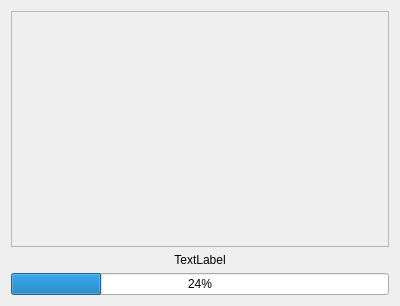
<?xml version="1.0" encoding="UTF-8"?>
<ui version="4.0">
 <class>ThemeProgressDialog</class>
 <widget class="QDialog" name="ThemeProgressDialog">
  <property name="geometry">
   <rect>
    <x>0</x>
    <y>0</y>
    <width>400</width>
    <height>306</height>
   </rect>
  </property>
  <property name="windowTitle">
   <string>Recreating Theme Thumbnails</string>
  </property>
  <layout class="QVBoxLayout" name="verticalLayout">
   <item>
    <widget class="QFrame" name="frame">
     <property name="sizePolicy">
      <sizepolicy hsizetype="Preferred" vsizetype="Expanding">
       <horstretch>0</horstretch>
       <verstretch>0</verstretch>
      </sizepolicy>
     </property>
     <property name="frameShape">
      <enum>QFrame::StyledPanel</enum>
     </property>
     <property name="frameShadow">
      <enum>QFrame::Raised</enum>
     </property>
    </widget>
   </item>
   <item>
    <widget class="QLabel" name="label">
     <property name="text">
      <string>TextLabel</string>
     </property>
     <property name="alignment">
      <set>Qt::AlignCenter</set>
     </property>
    </widget>
   </item>
   <item>
    <widget class="QProgressBar" name="progressBar">
     <property name="value">
      <number>24</number>
     </property>
    </widget>
   </item>
  </layout>
 </widget>
 <resources/>
 <connections/>
</ui>
